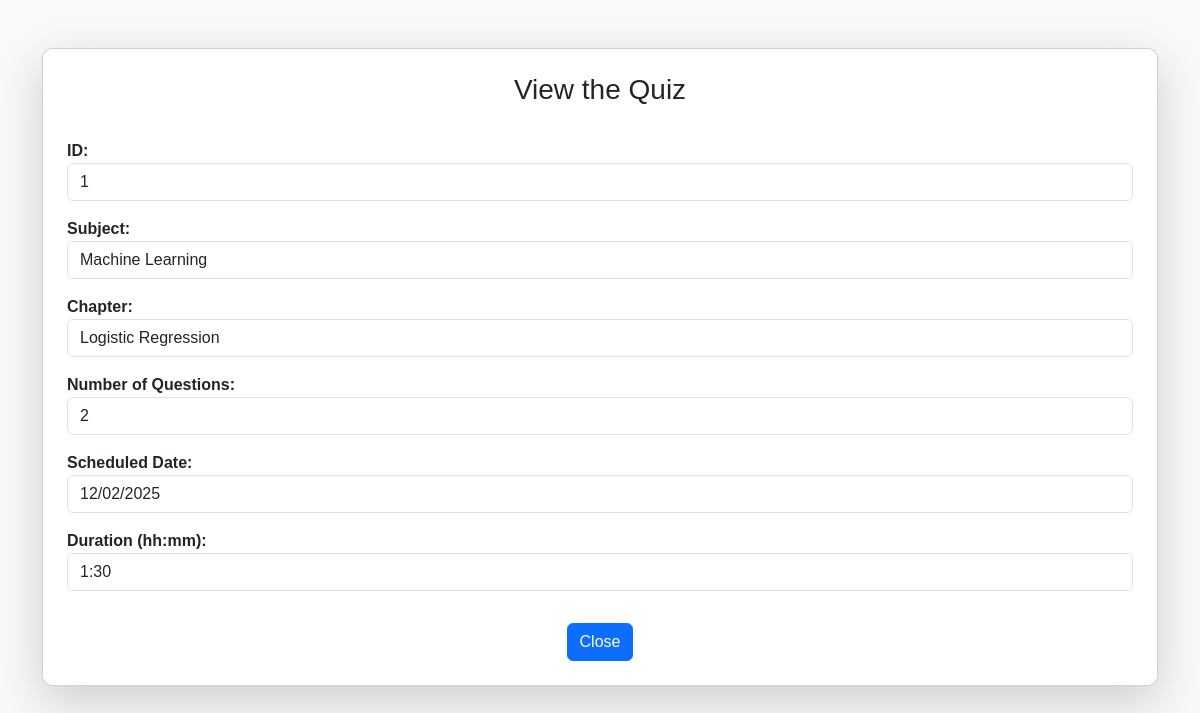
Before: /quiz_info/1 (signed in) with the older database file.
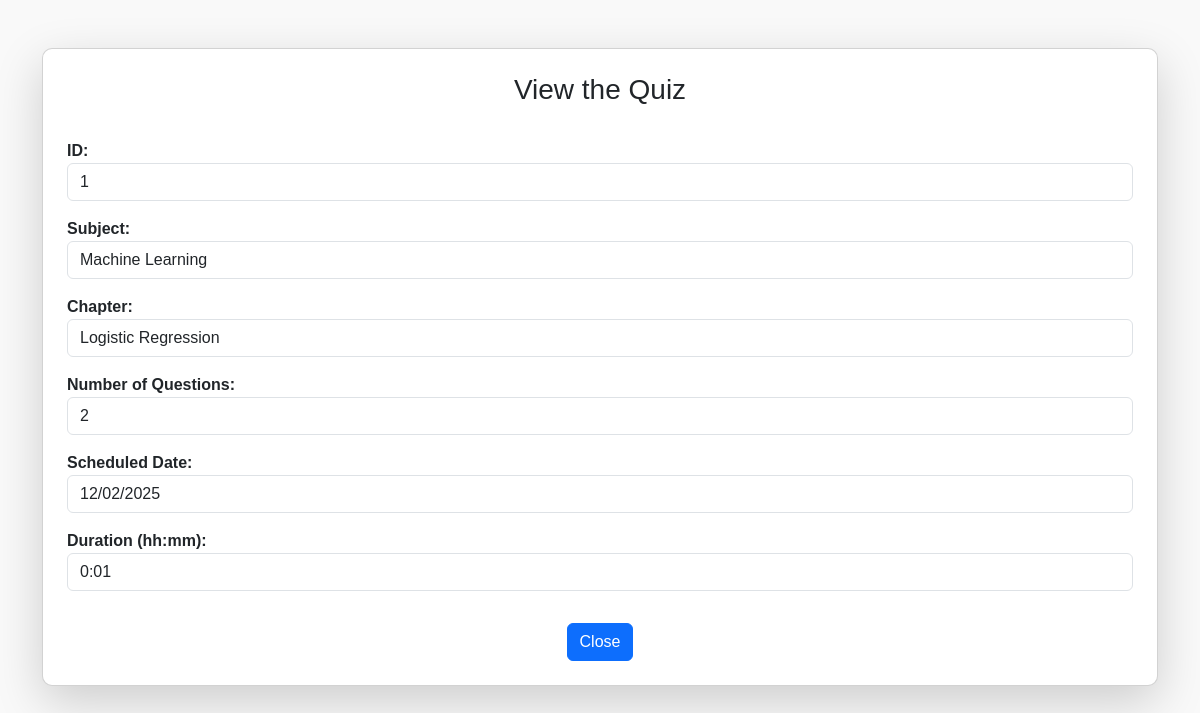
After: the same page with the newer database file.
### models/models.py (models this page shows, shortened)
class Quiz(db.Model):
    id=db.Column(db.Integer, primary_key=True)
    chapter_id=db.Column(db.Integer, db.ForeignKey('chapter.id'), nullable=False)
    date_of_quiz=db.Column(db.Date)
    time_duration=db.Column(db.String(10))
    remarks=db.Column(db.Text)
    questions=db.relationship('Questions', backref='quiz', lazy=True)
    scores=db.relationship('Scores', backref='quiz', lazy=True)
    def get_subject_name(self):
        return self.chapter.subject.name
    def get_chapter_name(self):
        return self.chapter.name
    def num_questions(self):
        return len(self.questions)

### app.py (the view)
@app.route('/quiz_info/<int:quiz_id>')
@login_required
def quiz_info(quiz_id):
    quiz = Quiz.query.get_or_404(quiz_id)  # Fetch quiz or return 404 if not found
    return render_template('quiz_info.html', quiz=quiz)

### app.py (called while the page is built)
@login_manager.user_loader
def load_user(user_id):
    return User.query.get(int(user_id)) or Admin.query.get(int(user_id))

### templates/quiz_info.html (shortened to what this page needs)
<!DOCTYPE html>
<html lang="en">
<head>
    <link rel="stylesheet" href="https://cdn.jsdelivr.net/npm/bootstrap@5.3.0/dist/css/bootstrap.min.css">
    <link rel="stylesheet" href="{{ url_for('static', filename='css/style.css') }}">
</head>
<body>
    <div class="container mt-5">
        <div class="card p-4 shadow-lg">
            <h3 class="text-center">View the Quiz</h3>
            <div class="quiz-details mt-4">
                <p><strong>ID:</strong> <span class="form-control">{{ quiz.id }}</span></p>
                <p><strong>Subject:</strong> <span class="form-control">{{ quiz.get_subject_name() }}</span></p>
                <p><strong>Chapter:</strong> <span class="form-control">{{ quiz.get_chapter_name() }}</span></p>
                <p><strong>Number of Questions:</strong> <span class="form-control">{{ quiz.num_questions() }}</span></p>
                <p><strong>Scheduled Date:</strong> <span class="form-control">{{ quiz.date_of_quiz.strftime('%d/%m/%Y') }}</span></p>
                <p><strong>Duration (hh:mm):</strong> <span class="form-control">{{ quiz.time_duration }}</span></p>
            </div>
            <div class="text-center mt-3">
                <a href="{{ url_for('user_dashboard') }}" class="btn btn-primary">Close</a>
            </div>
        </div>
    </div>
</body>
</html>

Changed rows visible on the page:
changed Quiz id 1: time_duration "1:30" → "0:01"
